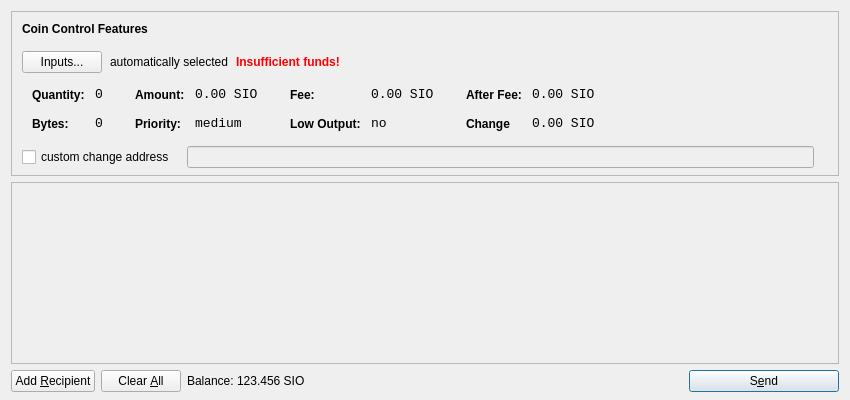
<?xml version="1.0" encoding="UTF-8"?>
<ui version="4.0">
 <class>SendCoinsDialog</class>
 <widget class="QDialog" name="SendCoinsDialog">
  <property name="geometry">
   <rect>
    <x>0</x>
    <y>0</y>
    <width>850</width>
    <height>400</height>
   </rect>
  </property>
  <property name="windowTitle">
   <string>Send Coins</string>
  </property>
  <layout class="QVBoxLayout" name="verticalLayout" stretch="0,1,0">
   <property name="bottomMargin">
    <number>8</number>
   </property>
   <item>
    <widget class="QFrame" name="frameCoinControl">
     <property name="sizePolicy">
      <sizepolicy hsizetype="Expanding" vsizetype="Expanding">
       <horstretch>0</horstretch>
       <verstretch>0</verstretch>
      </sizepolicy>
     </property>
     <property name="maximumSize">
      <size>
       <width>16777215</width>
       <height>16777215</height>
      </size>
     </property>
     <property name="frameShape">
      <enum>QFrame::StyledPanel</enum>
     </property>
     <property name="frameShadow">
      <enum>QFrame::Sunken</enum>
     </property>
     <layout class="QVBoxLayout" name="verticalLayoutCoinControl2">
      <property name="spacing">
       <number>-1</number>
      </property>
      <property name="leftMargin">
       <number>0</number>
      </property>
      <property name="topMargin">
       <number>0</number>
      </property>
      <property name="rightMargin">
       <number>0</number>
      </property>
      <property name="bottomMargin">
       <number>6</number>
      </property>
      <item>
       <layout class="QVBoxLayout" name="verticalLayoutCoinControl" stretch="0,0,0,0,1">
        <property name="spacing">
         <number>0</number>
        </property>
        <property name="leftMargin">
         <number>10</number>
        </property>
        <property name="topMargin">
         <number>10</number>
        </property>
        <item>
         <layout class="QHBoxLayout" name="horizontalLayoutCoinControl1">
          <property name="bottomMargin">
           <number>15</number>
          </property>
          <item>
           <widget class="QLabel" name="labelCoinControlFeatures">
            <property name="sizePolicy">
             <sizepolicy hsizetype="Preferred" vsizetype="Maximum">
              <horstretch>0</horstretch>
              <verstretch>0</verstretch>
             </sizepolicy>
            </property>
            <property name="font">
             <font>
              <weight>75</weight>
              <bold>true</bold>
             </font>
            </property>
            <property name="styleSheet">
             <string notr="true">font-weight:bold;</string>
            </property>
            <property name="text">
             <string>Coin Control Features</string>
            </property>
           </widget>
          </item>
         </layout>
        </item>
        <item>
         <layout class="QHBoxLayout" name="horizontalLayoutCoinControl2" stretch="0,0,0,0">
          <property name="spacing">
           <number>8</number>
          </property>
          <property name="bottomMargin">
           <number>10</number>
          </property>
          <item>
           <widget class="QPushButton" name="pushButtonCoinControl">
            <property name="styleSheet">
             <string notr="true"/>
            </property>
            <property name="text">
             <string>Inputs...</string>
            </property>
           </widget>
          </item>
          <item>
           <widget class="QLabel" name="labelCoinControlAutomaticallySelected">
            <property name="text">
             <string>automatically selected</string>
            </property>
            <property name="margin">
             <number>5</number>
            </property>
           </widget>
          </item>
          <item>
           <widget class="QLabel" name="labelCoinControlInsuffFunds">
            <property name="font">
             <font>
              <weight>75</weight>
              <bold>true</bold>
             </font>
            </property>
            <property name="styleSheet">
             <string notr="true">color:red;font-weight:bold;</string>
            </property>
            <property name="text">
             <string>Insufficient funds!</string>
            </property>
            <property name="margin">
             <number>5</number>
            </property>
           </widget>
          </item>
          <item>
           <spacer name="horizontalSpacerCoinControl">
            <property name="orientation">
             <enum>Qt::Horizontal</enum>
            </property>
            <property name="sizeHint" stdset="0">
             <size>
              <width>40</width>
              <height>1</height>
             </size>
            </property>
           </spacer>
          </item>
         </layout>
        </item>
        <item>
         <widget class="QWidget" name="widgetCoinControl" native="true">
          <property name="sizePolicy">
           <sizepolicy hsizetype="Preferred" vsizetype="Preferred">
            <horstretch>0</horstretch>
            <verstretch>0</verstretch>
           </sizepolicy>
          </property>
          <property name="minimumSize">
           <size>
            <width>0</width>
            <height>0</height>
           </size>
          </property>
          <property name="styleSheet">
           <string notr="true"/>
          </property>
          <layout class="QHBoxLayout" name="horizontalLayoutCoinControl5">
           <property name="margin">
            <number>0</number>
           </property>
           <item>
            <layout class="QHBoxLayout" name="horizontalLayoutCoinControl3" stretch="0,0,0,1">
             <property name="spacing">
              <number>20</number>
             </property>
             <property name="topMargin">
              <number>0</number>
             </property>
             <property name="bottomMargin">
              <number>10</number>
             </property>
             <item>
              <layout class="QFormLayout" name="formLayoutCoinControl1">
               <property name="horizontalSpacing">
                <number>10</number>
               </property>
               <property name="verticalSpacing">
                <number>14</number>
               </property>
               <property name="leftMargin">
                <number>10</number>
               </property>
               <property name="topMargin">
                <number>4</number>
               </property>
               <property name="rightMargin">
                <number>6</number>
               </property>
               <item row="0" column="0">
                <widget class="QLabel" name="labelCoinControlQuantityText">
                 <property name="styleSheet">
                  <string notr="true">font-weight:bold;</string>
                 </property>
                 <property name="text">
                  <string>Quantity:</string>
                 </property>
                 <property name="margin">
                  <number>0</number>
                 </property>
                </widget>
               </item>
               <item row="0" column="1">
                <widget class="QLabel" name="labelCoinControlQuantity">
                 <property name="font">
                  <font>
                   <family>Monospace</family>
                   <pointsize>10</pointsize>
                  </font>
                 </property>
                 <property name="cursor">
                  <cursorShape>IBeamCursor</cursorShape>
                 </property>
                 <property name="contextMenuPolicy">
                  <enum>Qt::ActionsContextMenu</enum>
                 </property>
                 <property name="text">
                  <string>0</string>
                 </property>
                 <property name="margin">
                  <number>0</number>
                 </property>
                 <property name="textInteractionFlags">
                  <set>Qt::LinksAccessibleByMouse|Qt::TextSelectableByKeyboard|Qt::TextSelectableByMouse</set>
                 </property>
                </widget>
               </item>
               <item row="1" column="0">
                <widget class="QLabel" name="labelCoinControlBytesText">
                 <property name="styleSheet">
                  <string notr="true">font-weight:bold;</string>
                 </property>
                 <property name="text">
                  <string>Bytes:</string>
                 </property>
                </widget>
               </item>
               <item row="1" column="1">
                <widget class="QLabel" name="labelCoinControlBytes">
                 <property name="font">
                  <font>
                   <family>Monospace</family>
                   <pointsize>10</pointsize>
                  </font>
                 </property>
                 <property name="cursor">
                  <cursorShape>IBeamCursor</cursorShape>
                 </property>
                 <property name="contextMenuPolicy">
                  <enum>Qt::ActionsContextMenu</enum>
                 </property>
                 <property name="text">
                  <string>0</string>
                 </property>
                 <property name="textInteractionFlags">
                  <set>Qt::LinksAccessibleByMouse|Qt::TextSelectableByKeyboard|Qt::TextSelectableByMouse</set>
                 </property>
                </widget>
               </item>
              </layout>
             </item>
             <item>
              <layout class="QFormLayout" name="formLayoutCoinControl2">
               <property name="horizontalSpacing">
                <number>10</number>
               </property>
               <property name="verticalSpacing">
                <number>14</number>
               </property>
               <property name="leftMargin">
                <number>6</number>
               </property>
               <property name="topMargin">
                <number>4</number>
               </property>
               <property name="rightMargin">
                <number>6</number>
               </property>
               <item row="0" column="0">
                <widget class="QLabel" name="labelCoinControlAmountText">
                 <property name="styleSheet">
                  <string notr="true">font-weight:bold;</string>
                 </property>
                 <property name="text">
                  <string>Amount:</string>
                 </property>
                 <property name="margin">
                  <number>0</number>
                 </property>
                </widget>
               </item>
               <item row="0" column="1">
                <widget class="QLabel" name="labelCoinControlAmount">
                 <property name="font">
                  <font>
                   <family>Monospace</family>
                   <pointsize>10</pointsize>
                  </font>
                 </property>
                 <property name="cursor">
                  <cursorShape>IBeamCursor</cursorShape>
                 </property>
                 <property name="contextMenuPolicy">
                  <enum>Qt::ActionsContextMenu</enum>
                 </property>
                 <property name="text">
                  <string>0.00 SIO</string>
                 </property>
                 <property name="textInteractionFlags">
                  <set>Qt::LinksAccessibleByMouse|Qt::TextSelectableByKeyboard|Qt::TextSelectableByMouse</set>
                 </property>
                </widget>
               </item>
               <item row="1" column="0">
                <widget class="QLabel" name="labelCoinControlPriorityText">
                 <property name="styleSheet">
                  <string notr="true">font-weight:bold;</string>
                 </property>
                 <property name="text">
                  <string>Priority:</string>
                 </property>
                </widget>
               </item>
               <item row="1" column="1">
                <widget class="QLabel" name="labelCoinControlPriority">
                 <property name="font">
                  <font>
                   <family>Monospace</family>
                   <pointsize>10</pointsize>
                  </font>
                 </property>
                 <property name="cursor">
                  <cursorShape>IBeamCursor</cursorShape>
                 </property>
                 <property name="contextMenuPolicy">
                  <enum>Qt::ActionsContextMenu</enum>
                 </property>
                 <property name="text">
                  <string>medium</string>
                 </property>
                 <property name="textInteractionFlags">
                  <set>Qt::LinksAccessibleByMouse|Qt::TextSelectableByKeyboard|Qt::TextSelectableByMouse</set>
                 </property>
                </widget>
               </item>
              </layout>
             </item>
             <item>
              <layout class="QFormLayout" name="formLayoutCoinControl3">
               <property name="horizontalSpacing">
                <number>10</number>
               </property>
               <property name="verticalSpacing">
                <number>14</number>
               </property>
               <property name="leftMargin">
                <number>6</number>
               </property>
               <property name="topMargin">
                <number>4</number>
               </property>
               <property name="rightMargin">
                <number>6</number>
               </property>
               <item row="0" column="0">
                <widget class="QLabel" name="labelCoinControlFeeText">
                 <property name="styleSheet">
                  <string notr="true">font-weight:bold;</string>
                 </property>
                 <property name="text">
                  <string>Fee:</string>
                 </property>
                 <property name="margin">
                  <number>0</number>
                 </property>
                </widget>
               </item>
               <item row="0" column="1">
                <widget class="QLabel" name="labelCoinControlFee">
                 <property name="font">
                  <font>
                   <family>Monospace</family>
                   <pointsize>10</pointsize>
                  </font>
                 </property>
                 <property name="cursor">
                  <cursorShape>IBeamCursor</cursorShape>
                 </property>
                 <property name="contextMenuPolicy">
                  <enum>Qt::ActionsContextMenu</enum>
                 </property>
                 <property name="text">
                  <string>0.00 SIO</string>
                 </property>
                 <property name="textInteractionFlags">
                  <set>Qt::LinksAccessibleByMouse|Qt::TextSelectableByKeyboard|Qt::TextSelectableByMouse</set>
                 </property>
                </widget>
               </item>
               <item row="1" column="0">
                <widget class="QLabel" name="labelCoinControlLowOutputText">
                 <property name="styleSheet">
                  <string notr="true">font-weight:bold;</string>
                 </property>
                 <property name="text">
                  <string>Low Output:</string>
                 </property>
                </widget>
               </item>
               <item row="1" column="1">
                <widget class="QLabel" name="labelCoinControlLowOutput">
                 <property name="font">
                  <font>
                   <family>Monospace</family>
                   <pointsize>10</pointsize>
                  </font>
                 </property>
                 <property name="cursor">
                  <cursorShape>IBeamCursor</cursorShape>
                 </property>
                 <property name="contextMenuPolicy">
                  <enum>Qt::ActionsContextMenu</enum>
                 </property>
                 <property name="text">
                  <string>no</string>
                 </property>
                 <property name="textInteractionFlags">
                  <set>Qt::LinksAccessibleByMouse|Qt::TextSelectableByKeyboard|Qt::TextSelectableByMouse</set>
                 </property>
                </widget>
               </item>
              </layout>
             </item>
             <item>
              <layout class="QFormLayout" name="formLayoutCoinControl4">
               <property name="horizontalSpacing">
                <number>10</number>
               </property>
               <property name="verticalSpacing">
                <number>14</number>
               </property>
               <property name="leftMargin">
                <number>6</number>
               </property>
               <property name="topMargin">
                <number>4</number>
               </property>
               <property name="rightMargin">
                <number>6</number>
               </property>
               <item row="0" column="0">
                <widget class="QLabel" name="labelCoinControlAfterFeeText">
                 <property name="styleSheet">
                  <string notr="true">font-weight:bold;</string>
                 </property>
                 <property name="text">
                  <string>After Fee:</string>
                 </property>
                 <property name="margin">
                  <number>0</number>
                 </property>
                </widget>
               </item>
               <item row="0" column="1">
                <widget class="QLabel" name="labelCoinControlAfterFee">
                 <property name="font">
                  <font>
                   <family>Monospace</family>
                   <pointsize>10</pointsize>
                  </font>
                 </property>
                 <property name="cursor">
                  <cursorShape>IBeamCursor</cursorShape>
                 </property>
                 <property name="contextMenuPolicy">
                  <enum>Qt::ActionsContextMenu</enum>
                 </property>
                 <property name="text">
                  <string>0.00 SIO</string>
                 </property>
                 <property name="textInteractionFlags">
                  <set>Qt::LinksAccessibleByMouse|Qt::TextSelectableByKeyboard|Qt::TextSelectableByMouse</set>
                 </property>
                </widget>
               </item>
               <item row="1" column="0">
                <widget class="QLabel" name="labelCoinControlChangeText">
                 <property name="styleSheet">
                  <string notr="true">font-weight:bold;</string>
                 </property>
                 <property name="text">
                  <string>Change</string>
                 </property>
                </widget>
               </item>
               <item row="1" column="1">
                <widget class="QLabel" name="labelCoinControlChange">
                 <property name="font">
                  <font>
                   <family>Monospace</family>
                   <pointsize>10</pointsize>
                  </font>
                 </property>
                 <property name="cursor">
                  <cursorShape>IBeamCursor</cursorShape>
                 </property>
                 <property name="contextMenuPolicy">
                  <enum>Qt::ActionsContextMenu</enum>
                 </property>
                 <property name="text">
                  <string>0.00 SIO</string>
                 </property>
                 <property name="textInteractionFlags">
                  <set>Qt::LinksAccessibleByMouse|Qt::TextSelectableByKeyboard|Qt::TextSelectableByMouse</set>
                 </property>
                </widget>
               </item>
              </layout>
             </item>
            </layout>
           </item>
          </layout>
         </widget>
        </item>
        <item>
         <layout class="QHBoxLayout" name="horizontalLayoutCoinControl4" stretch="0,0,0">
          <property name="spacing">
           <number>12</number>
          </property>
          <property name="sizeConstraint">
           <enum>QLayout::SetDefaultConstraint</enum>
          </property>
          <property name="topMargin">
           <number>5</number>
          </property>
          <property name="rightMargin">
           <number>5</number>
          </property>
          <item>
           <widget class="QCheckBox" name="checkBoxCoinControlChange">
            <property name="text">
             <string>custom change address</string>
            </property>
           </widget>
          </item>
          <item>
           <widget class="QLineEdit" name="lineEditCoinControlChange">
            <property name="enabled">
             <bool>false</bool>
            </property>
            <property name="sizePolicy">
             <sizepolicy hsizetype="Expanding" vsizetype="Fixed">
              <horstretch>0</horstretch>
              <verstretch>0</verstretch>
             </sizepolicy>
            </property>
           </widget>
          </item>
          <item>
           <widget class="QLabel" name="labelCoinControlChangeLabel">
            <property name="sizePolicy">
             <sizepolicy hsizetype="Preferred" vsizetype="Expanding">
              <horstretch>0</horstretch>
              <verstretch>0</verstretch>
             </sizepolicy>
            </property>
            <property name="minimumSize">
             <size>
              <width>0</width>
              <height>0</height>
             </size>
            </property>
            <property name="text">
             <string/>
            </property>
            <property name="margin">
             <number>3</number>
            </property>
           </widget>
          </item>
         </layout>
        </item>
        <item>
         <spacer name="verticalSpacerCoinControl">
          <property name="orientation">
           <enum>Qt::Vertical</enum>
          </property>
          <property name="sizeHint" stdset="0">
           <size>
            <width>800</width>
            <height>1</height>
           </size>
          </property>
         </spacer>
        </item>
       </layout>
      </item>
     </layout>
    </widget>
   </item>
   <item>
    <widget class="QScrollArea" name="scrollArea">
     <property name="widgetResizable">
      <bool>true</bool>
     </property>
     <widget class="QWidget" name="scrollAreaWidgetContents">
      <property name="geometry">
       <rect>
        <x>0</x>
        <y>0</y>
        <width>830</width>
        <height>165</height>
       </rect>
      </property>
      <layout class="QVBoxLayout" name="verticalLayout_2">
       <property name="margin">
        <number>0</number>
       </property>
       <item>
        <layout class="QVBoxLayout" name="entries">
         <property name="spacing">
          <number>6</number>
         </property>
        </layout>
       </item>
       <item>
        <spacer name="verticalSpacer">
         <property name="orientation">
          <enum>Qt::Vertical</enum>
         </property>
         <property name="sizeHint" stdset="0">
          <size>
           <width>20</width>
           <height>40</height>
          </size>
         </property>
        </spacer>
       </item>
      </layout>
     </widget>
    </widget>
   </item>
   <item>
    <layout class="QHBoxLayout" name="horizontalLayout">
     <item>
      <widget class="QPushButton" name="addButton">
       <property name="toolTip">
        <string>Send to multiple recipients at once</string>
       </property>
       <property name="text">
        <string>Add &amp;Recipient</string>
       </property>
       <property name="icon">
        <iconset resource="../bitcoin.qrc">
         <normaloff>:/icons/add</normaloff>:/icons/add</iconset>
       </property>
       <property name="autoDefault">
        <bool>false</bool>
       </property>
      </widget>
     </item>
     <item>
      <widget class="QPushButton" name="clearButton">
       <property name="sizePolicy">
        <sizepolicy hsizetype="Minimum" vsizetype="Fixed">
         <horstretch>0</horstretch>
         <verstretch>0</verstretch>
        </sizepolicy>
       </property>
       <property name="toolTip">
        <string>Remove all transaction fields</string>
       </property>
       <property name="text">
        <string>Clear &amp;All</string>
       </property>
       <property name="icon">
        <iconset resource="../bitcoin.qrc">
         <normaloff>:/icons/remove</normaloff>:/icons/remove</iconset>
       </property>
       <property name="autoRepeatDelay">
        <number>300</number>
       </property>
       <property name="autoDefault">
        <bool>false</bool>
       </property>
      </widget>
     </item>
     <item>
      <layout class="QHBoxLayout" name="horizontalLayout_2">
       <property name="spacing">
        <number>3</number>
       </property>
       <item>
        <widget class="QLabel" name="label">
         <property name="sizePolicy">
          <sizepolicy hsizetype="Preferred" vsizetype="Fixed">
           <horstretch>0</horstretch>
           <verstretch>0</verstretch>
          </sizepolicy>
         </property>
         <property name="text">
          <string>Balance:</string>
         </property>
        </widget>
       </item>
       <item>
        <widget class="QLabel" name="labelBalance">
         <property name="sizePolicy">
          <sizepolicy hsizetype="Preferred" vsizetype="Fixed">
           <horstretch>0</horstretch>
           <verstretch>0</verstretch>
          </sizepolicy>
         </property>
         <property name="cursor">
          <cursorShape>IBeamCursor</cursorShape>
         </property>
         <property name="text">
          <string>123.456 SIO</string>
         </property>
         <property name="textInteractionFlags">
          <set>Qt::LinksAccessibleByMouse|Qt::TextSelectableByKeyboard|Qt::TextSelectableByMouse</set>
         </property>
        </widget>
       </item>
      </layout>
     </item>
     <item>
      <spacer name="horizontalSpacer">
       <property name="orientation">
        <enum>Qt::Horizontal</enum>
       </property>
       <property name="sizeHint" stdset="0">
        <size>
         <width>40</width>
         <height>20</height>
        </size>
       </property>
      </spacer>
     </item>
     <item>
      <widget class="QPushButton" name="sendButton">
       <property name="minimumSize">
        <size>
         <width>150</width>
         <height>0</height>
        </size>
       </property>
       <property name="toolTip">
        <string>Confirm the send action</string>
       </property>
       <property name="text">
        <string>S&amp;end</string>
       </property>
       <property name="icon">
        <iconset resource="../bitcoin.qrc">
         <normaloff>:/icons/send</normaloff>:/icons/send</iconset>
       </property>
       <property name="default">
        <bool>true</bool>
       </property>
      </widget>
     </item>
    </layout>
   </item>
  </layout>
 </widget>
 <resources>
  <include location="../bitcoin.qrc"/>
 </resources>
 <connections/>
</ui>
